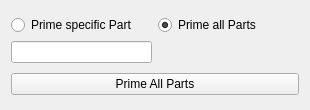
<?xml version="1.0" encoding="UTF-8"?>
<ui version="4.0">
 <class>prime_dialog</class>
 <widget class="QWidget" name="prime_dialog">
  <property name="geometry">
   <rect>
    <x>0</x>
    <y>0</y>
    <width>310</width>
    <height>110</height>
   </rect>
  </property>
  <property name="windowTitle">
   <string>Custom Clean - SnapCraft Gui</string>
  </property>
  <layout class="QVBoxLayout" name="verticalLayout">
   <item>
    <layout class="QGridLayout" name="gridLayout">
     <item row="2" column="0">
      <widget class="QLineEdit" name="part_name">
       <property name="sizePolicy">
        <sizepolicy hsizetype="Minimum" vsizetype="Fixed">
         <horstretch>0</horstretch>
         <verstretch>0</verstretch>
        </sizepolicy>
       </property>
      </widget>
     </item>
     <item row="0" column="1">
      <widget class="QRadioButton" name="prime_all_radio">
       <property name="text">
        <string>Prime all Parts</string>
       </property>
       <property name="checked">
        <bool>true</bool>
       </property>
      </widget>
     </item>
     <item row="0" column="0">
      <widget class="QRadioButton" name="specific_prime_radio">
       <property name="text">
        <string>Prime specific Part</string>
       </property>
      </widget>
     </item>
    </layout>
   </item>
   <item>
    <widget class="QPushButton" name="prime_button">
     <property name="text">
      <string>Prime All Parts</string>
     </property>
    </widget>
   </item>
  </layout>
 </widget>
 <resources/>
 <connections/>
</ui>
